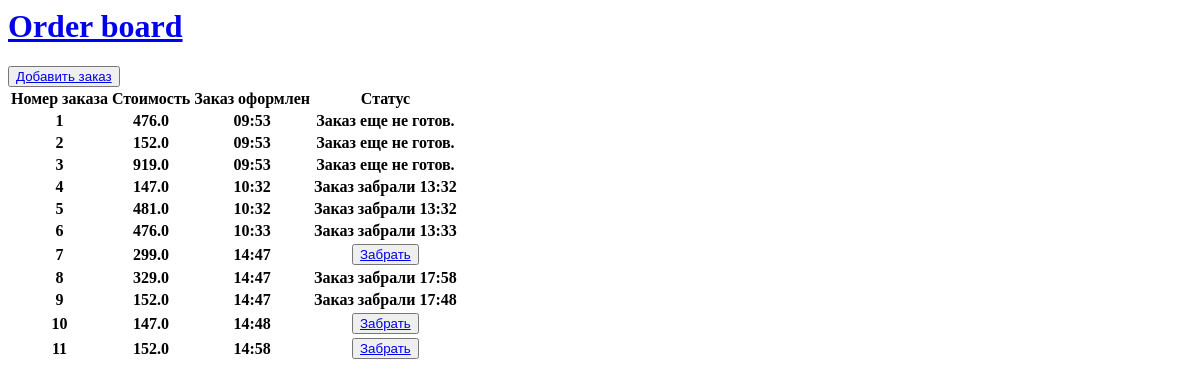
/, run on an earlier commit of the app's database.
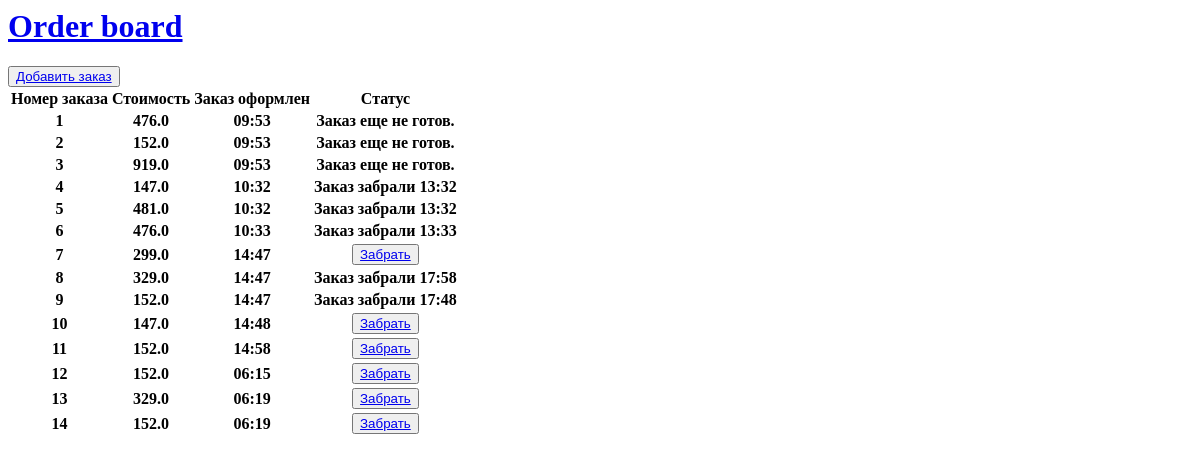
And on a later commit of the database.
### board/models.py (models this page shows)
class Order(models.Model):
    time_in = models.DateTimeField(auto_now_add=True)
    time_out = models.DateTimeField(null=True)
    cost = models.FloatField(default=0.0)
    take_away = models.BooleanField(default=False)
    complete = models.BooleanField(default=False)
    products = models.ManyToManyField(Product, through='ProductOrder')

### board/views.py (the view)
# urls.py: path('', IndexView.as_view()),
class IndexView(TemplateView):
    template_name = "board/index.html"
    def get_context_data(self, **kwargs):
        context = super().get_context_data(**kwargs)
        context['orders'] = Order.objects.all()
        return context

### templates/board/index.html
{% extends "main.html" %}
{% block content %}
<table>
    <thead>
    <tr>
        <th>Номер заказа</th>
        <th>Стоимость</th>
        <th>Заказ оформлен</th>
        <th>Статус</th>
    </tr>
    </thead>
    {% for order in orders %}
    <tr>
        <th>{{ order.id }}</th>
        <th>{{ order.cost }}</th>
        <th>{{ order.time_in|time:"H:i" }}</th>
        <th>{% if not order.complete %}
            Заказ еще не готов.
            {% elif order.time_out is None %}
            <button><a href="{% url 'take_order' order.id %}"> Забрать </a></button>
            {% else %}
            Заказ забрали {{ order.time_out|time:"H:i" }}
            {% endif %}
        </th>
    </tr>
    {% endfor %}
</table>
{% endblock %}

What changed in the data, as far as the page shows it:
added Order: id "12", cost "152.0", time_in "06:15", complete "Забрать"
added Order: id "13", cost "329.0", time_in "06:19", complete "Забрать"
added Order: id "14", cost "152.0", time_in "06:19", complete "Забрать"
